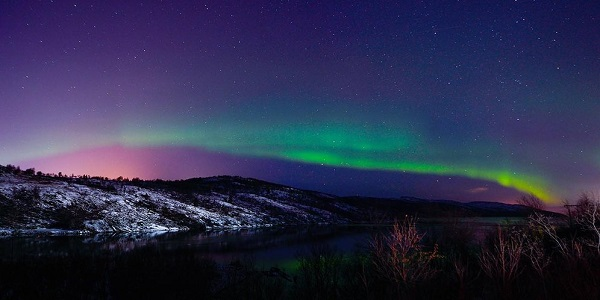
#> input picture aurora.jpg, 600 x 300 px
$ python histo_gray.py
#> lines starting #> are read from the running program, lines starting #| are printed output that depends on the picture
#> the answer given: 3
import cv2
import numpy as np
from matplotlib import pyplot as plt


def gray():
    gray_img = cv2.imread('aurora.jpg', cv2.IMREAD_GRAYSCALE)
    cv2.imshow('Gray Image', gray_img)
    hist = cv2.calcHist([gray_img], [0], None, [256], [0, 256])
    plt.hist(gray_img.ravel(), 256, [0, 256])
    plt.title('Histogram for gray scale picture')
    plt.show()

    while True:
        k = cv2.waitKey(0) & 0xFF
        if k == 27:
            break  # ESC key to exit
    cv2.destroyAllWindows()


def rgb():
    img = cv2.imread('aurora.jpg', -1)
    cv2.imshow('RGB Image', img)

    color = ('b', 'g', 'r')
    for channel, col in enumerate(color):
        histr = cv2.calcHist([img], [channel], None, [256], [0, 256])
        plt.plot(histr, color=col)
        plt.xlim([0, 256])
    plt.title('Histogram for color scale picture')
    plt.show()

    while True:
        k = cv2.waitKey(0) & 0xFF
        if k == 27:
            break  # ESC key to exit
    cv2.destroyAllWindows()


def strech():
    img = cv2.imread('aurora.jpg')
#> img is the input picture: shape (300, 600, 3); mean B, G, R 75.9, 45.9, 43.7
    original = img.copy()
    xp = [0, 64, 128, 192, 255]
    fp = [0, 16, 128, 240, 255]
    x = np.arange(256)
    table = np.interp(x, xp, fp).astype('uint8')
    img = cv2.LUT(img, table)
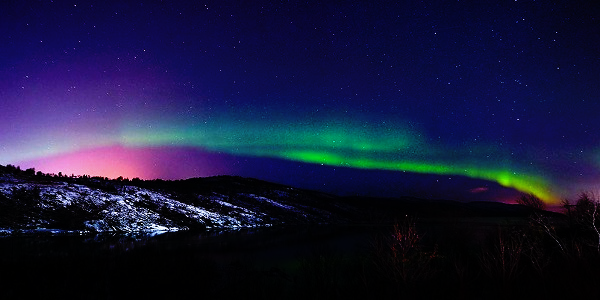
#> img: shape (300, 600, 3); mean B, G, R 58.9, 24.9, 23.1
    cv2.imshow("Before", original)
    cv2.imshow("After", img)
    cv2.waitKey(0)
    cv2.destroyAllWindows()


def equ():
    img = cv2.imread('aurora.jpg', 0)
    equ = cv2.equalizeHist(img)
    result = np.hstack((img, equ))
    plt.plot(result)
    cv2.imshow("Equalization", result)
    plt.show()
    cv2.imwrite('result.png', result)
    cv2.waitKey(0)
    cv2.destroyAllWindows()


def main():
    while 1:
        print("1. Histogram for Grayscale Image")
        print("2. Histogram for RGB Image")
        print("3. Stretching Image")
        print("4. Equalization Image")
        print("Choose : ")
#> (the run stopped early here; a loop or call above may not have finished)
